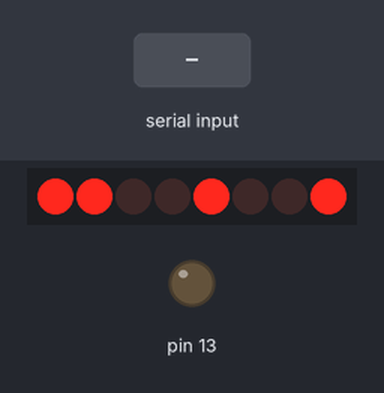
This sketch was run on a simulated Arduino Uno, built with avr-gcc and run on an emulated ATmega328P. Parts: 8 shift-register outputs drawn as a row of LEDs (first output left, lit = HIGH), output pins drawn as LEDs (lit = HIGH). Wiring (inferred from the names in the program): shift register (74HC595): data pin 7; shift clock pin 5; latch pin 6. Wiring (inferred from the signals the program sends): row of LEDs: on Q0, Q1, Q2, Q3, Q4, Q5, Q6, Q7. The inputs (shaded band) are chosen by the test bench. Pins used as bus, display or sensor lines are not drawn.

Above: at 1.2 s.
1.3 s: byte 30 received over Serial
At 2.4 s:
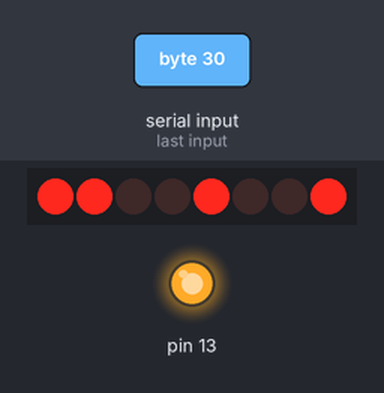
Timing chart, 0 to 4.3 s (numbered marks = the images above; inputs shaded):
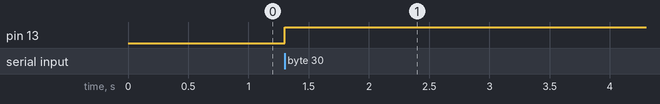

Measured:
- after the input at 1.3 s, pin 13: LOW → HIGH at once

The sketch:

File_Read.ino
```cpp
int ser = 7; //datapin
int rclk=6; //latchpin
int srclk=5; //clockpin
int j=0;
int bytesRead;
boolean bo[9];
#define number_of_74hc595s 1

//do not touch
#define numOfRegisterPins number_of_74hc595s * 8

boolean registers[numOfRegisterPins];

void clearRegisters(){
  for(int i = 7; i >=  0; i--){
     registers[i] = LOW;
  }
}
void setup() {
  // put your setup code here, to run once:
  pinMode(ser,OUTPUT);
  pinMode(rclk,OUTPUT);
  pinMode(srclk,OUTPUT);
  pinMode(13,OUTPUT);
  clearRegisters();
  Serial.begin(9600);

}
void loop() {
  // put your main code here, to run repeatedly://500 means <90 degrees
/*for(j=0;j<500;j++)*/
 if(Serial.available())
  {digitalWrite(13,HIGH);
    delay(5000);}
 bytesRead=1;
 digitalWrite(rclk, LOW);
  while(bytesRead<10)
    {bo[bytesRead]=(boolean)Serial.read();
     bytesRead++;}
     bytesRead=0;
  shiftOut(ser,srclk,MSBFIRST,bo);
  digitalWrite(rclk, HIGH);
delay(1);
digitalWrite(rclk, LOW);
    while(bytesRead<9)
    {bo[bytesRead]=(boolean)Serial.read();
     bytesRead++;}
  shiftOut(ser,srclk,MSBFIRST,bo);
  digitalWrite(rclk, HIGH);
  delay(1);
/*for(j=0;j<500;j++){
digitalWrite(rclk, LOW);
  shiftOut(ser,srclk,MSBFIRST,Serial.read());
  digitalWrite(rclk, HIGH);
delay(1);
digitalWrite(rclk, LOW);
  shiftOut(ser,srclk,MSBFIRST,Serial.read());
  digitalWrite(rclk, HIGH);
  delay(1);
}*/

}
```
